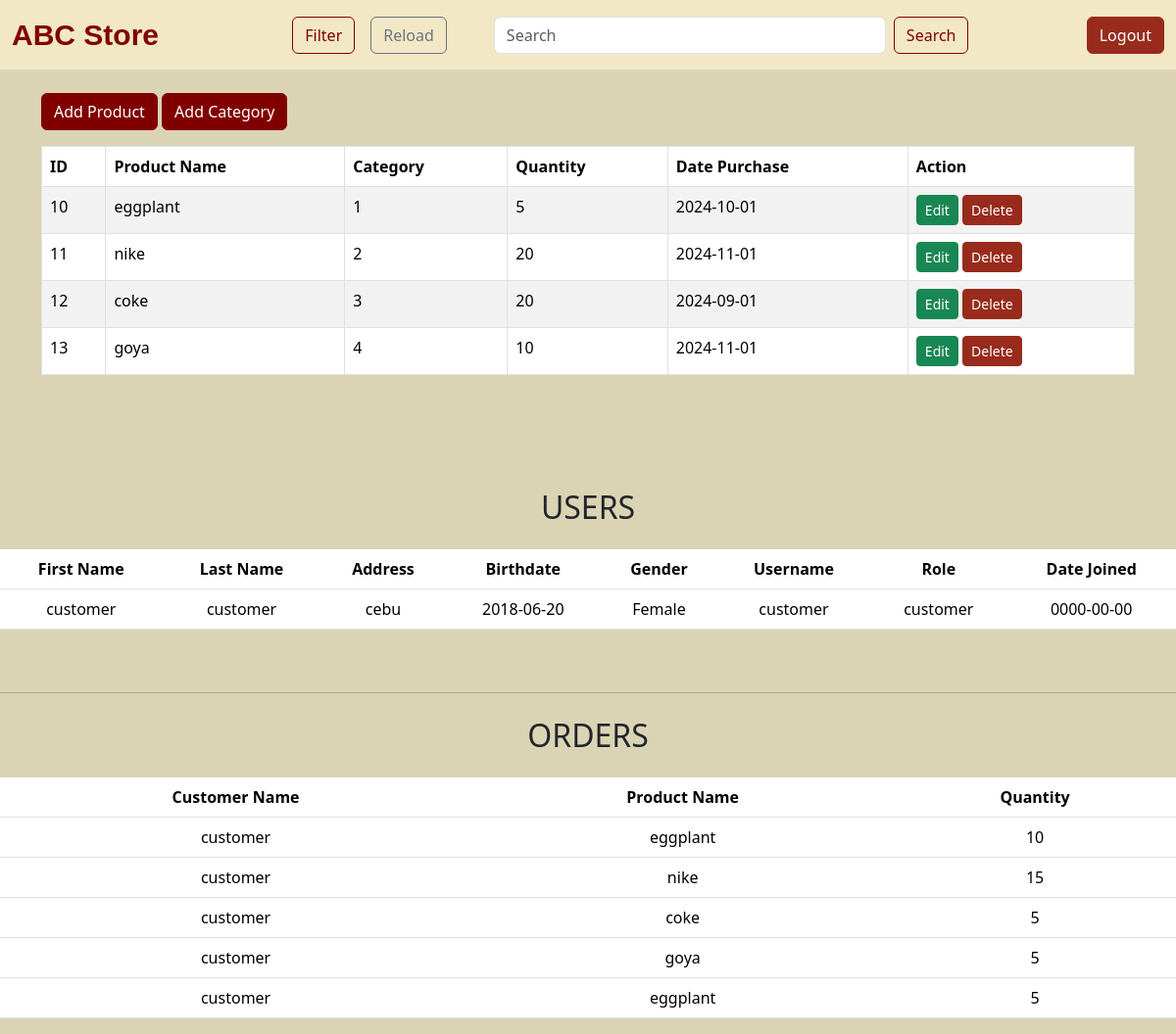
The app's page /negro3b/home.php (signed in), older data.
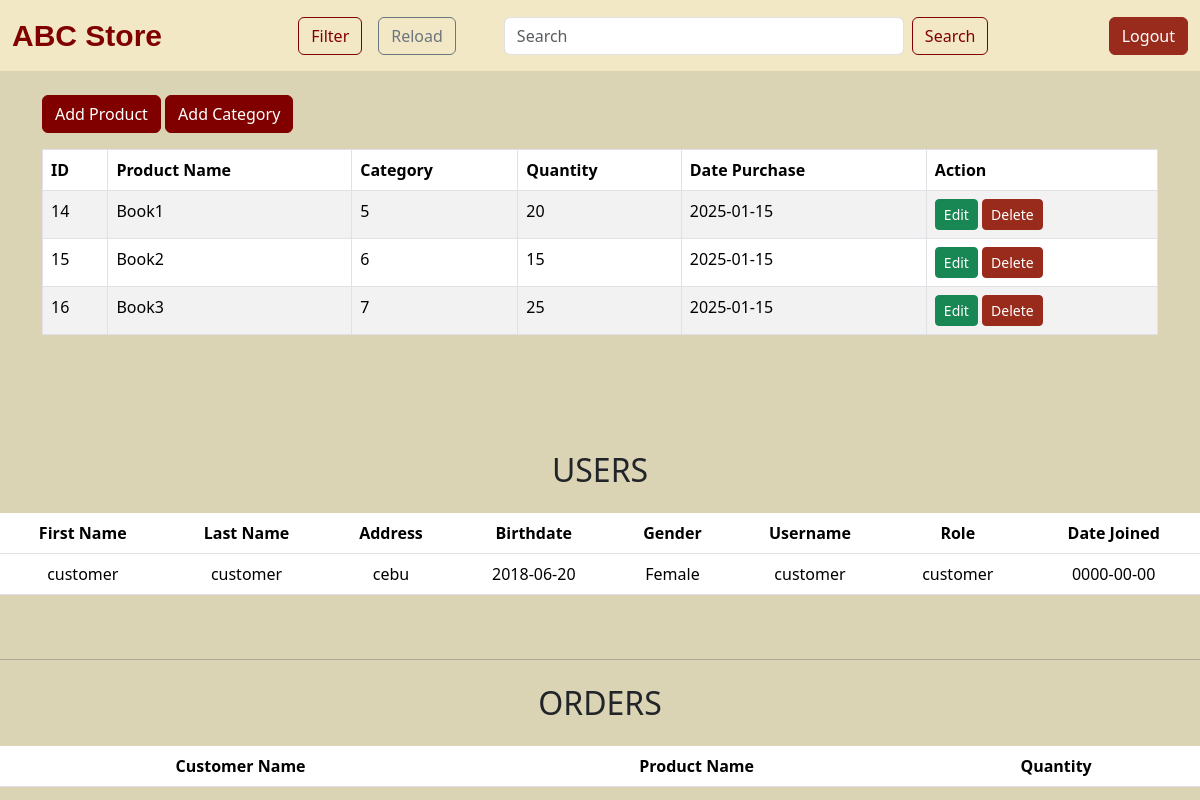
The same page, newer data.
### tables this page shows
CREATE TABLE `product_table` (
  `id` int(11) NOT NULL,
  `Product_Name` varchar(45) NOT NULL,
  `Category` int(45) NOT NULL,
  `Quantity` int(11) NOT NULL,
  `Date_Purchase` date NOT NULL
);

CREATE TABLE `users` (
  `id` int(11) NOT NULL,
  `first_name` varchar(100) NOT NULL,
  `last_name` varchar(100) NOT NULL,
  `address` varchar(100) NOT NULL,
  `birthdate` date NOT NULL,
  `gender` varchar(100) NOT NULL,
  `username` varchar(100) NOT NULL,
  `password` varchar(100) NOT NULL,
  `role` varchar(100) NOT NULL,
  `date_created` date NOT NULL
);

CREATE TABLE `orders` (
  `order_id` int(11) NOT NULL,
  `user_id` int(11) NOT NULL,
  `product_id` int(11) NOT NULL,
  `quantity` int(11) DEFAULT NULL
);

### negro3b/home.php (the view, shortened to what the changed rows need)
<?php
$newconnection = new Connection();
$pdo = $newconnection->openConnection();
$userQuery = "SELECT * FROM users WHERE role = 'customer'";
$userStmt = $pdo->prepare($userQuery);
$userStmt->execute();
$users = $userStmt->fetchAll(PDO::FETCH_OBJ);
$Orderquery = "SELECT orders.order_id, users.first_name AS customer_name, product_table.Product_Name AS prod_name, orders.quantity
               FROM orders
               JOIN users ON orders.user_id = users.id
               JOIN product_table ON orders.product_id = product_table.id";
$Orderstmt = $pdo->prepare($Orderquery);
$Orderstmt->execute();
$orders = $Orderstmt->fetchAll(PDO::FETCH_OBJ);
$query = "SELECT * FROM product_table";
$params = [];
$stmt = $pdo->prepare($query);
$stmt->execute($params);
$result = $stmt->fetchAll(PDO::FETCH_OBJ);
?>
<!DOCTYPE html>
<html lang="en">
<head>
    <link href="https://cdn.jsdelivr.net/npm/bootstrap@5.3.2/dist/css/bootstrap.min.css" rel="stylesheet">
</head>
<body>
    <div class="container mt-4">
        <table class="table table-hover table-bordered table-striped mt-3">
            <thead>
                <tr>
                    <th>ID</th>
                    <th>Product Name</th>
                    <th>Category</th>
                    <th>Quantity</th>
                    <th>Date Purchase</th>
                    <th>Action</th>
                </tr>
            </thead>
            <tbody>
                <?php foreach ($result as $row): ?>
                    <tr data-id="<?= $row->id; ?>">
                        <td><?= $row->id; ?></td>
                        <td><?= $row->Product_Name; ?></td>
                        <td><?= $row->Category; ?></td>
                        <td><?= $row->Quantity; ?></td>
                        <td><?= $row->Date_Purchase; ?></td>
                        <td>
                            <form action="" method="POST" class="d-inline">
                                <button type="button" class="btn btn-success btn-sm" data-bs-toggle="modal" data-bs-target="#editProductModal" onclick="populateEditModal(<?= $row->id; ?>)">Edit</button>
                                <button type="submit" name="delete_product" class="btn btn-danger btn-sm">Delete</button>
                            </form>
                        </td>
                    </tr>
                <?php endforeach; ?>
            </tbody>
        </table>
    </div>
    <div class="mt-4 text-center">
        <h2>USERS</h2>
    </div>
    <div class="table-responsive mt-4">
        <table class="table table-hover">
            <thead>
                <tr class="text-center">
                    <th>First Name</th>
                    <th>Last Name</th>
                    <th>Address</th>
                    <th>Birthdate</th>
                    <th>Gender</th>
                    <th>Username</th>
                    <th>Role</th>
                    <th>Date Joined</th>
                </tr>
            </thead>
            <tbody>
                <?php foreach ($users as $user): ?>
                    <tr class="text-center">
                        <td><?php echo $user->first_name; ?></td>
                        <td><?php echo $user->last_name; ?></td>
                        <td><?php echo $user->address; ?></td>
                        <td><?php echo $user->birthdate; ?></td>
                        <td><?php echo $user->gender; ?></td>
                        <td><?php echo $user->username; ?></td>
                        <td><?php echo $user->role; ?></td>
                        <td><?php echo $user->date_created; ?></td>
                    </tr>
                <?php endforeach; ?>
            </tbody>
        </table>
    </div>
    <br>
    <div class="mt-4 text-center">
        <h2>ORDERS</h2>
    </div>
    <div class="table-responsive mt-4 text-center">
        <table class="table table-hover">
            <thead>
                <tr>
                    <th>Customer Name</th>
                    <th>Product Name</th>
                    <th>Quantity</th>
                </tr>
            </thead>
            <tbody>
                <?php foreach ($orders as $order): ?>
                    <tr>
                        <td><?php echo $order->customer_name; ?></td>
                        <td><?php echo $order->prod_name; ?></td>
                        <td><?php echo $order->quantity; ?></td>
                    </tr>
                <?php endforeach; ?>
            </tbody>
        </table>
    </div>
</body>
</html>

Row changes from the older to the newer data that the page shows:
removed product_table: id "10", Product_Name "eggplant", Category "1", Quantity "5", Date_Purchase "2024-10-01"
removed product_table: id "11", Product_Name "nike", Category "2", Quantity "20", Date_Purchase "2024-11-01"
removed product_table: id "12", Product_Name "coke", Category "3", Quantity "20", Date_Purchase "2024-09-01"
removed product_table: id "13", Product_Name "goya", Category "4", Quantity "10", Date_Purchase "2024-11-01"
no longer on this page (row unchanged): orders: user.first_name "customer", product_table.Product_Name "eggplant", quantity "10"
no longer on this page (row unchanged): orders: user.first_name "customer", product_table.Product_Name "nike", quantity "15"
no longer on this page (row unchanged): orders: user.first_name "customer", product_table.Product_Name "coke", quantity "5"
no longer on this page (row unchanged): orders: user.first_name "customer", product_table.Product_Name "goya", quantity "5"
no longer on this page (row unchanged): orders: user.first_name "customer", product_table.Product_Name "eggplant", quantity "5"
added product_table: id "14", Product_Name "Book1", Category "5", Quantity "20", Date_Purchase "2025-01-15"
added product_table: id "15", Product_Name "Book2", Category "6", Quantity "15", Date_Purchase "2025-01-15"
added product_table: id "16", Product_Name "Book3", Category "7", Quantity "25", Date_Purchase "2025-01-15"
